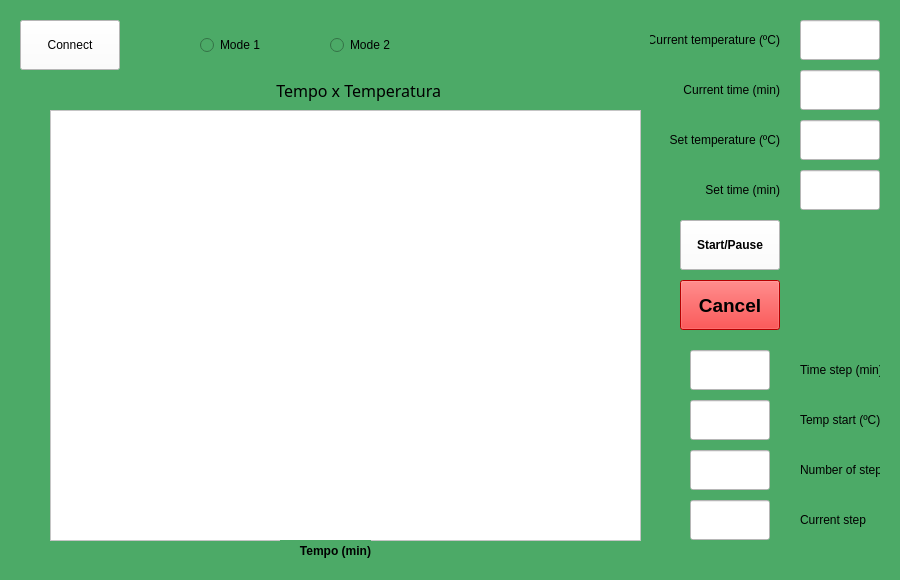
<?xml version="1.0" encoding="UTF-8"?>
<ui version="4.0">
 <class>MainWindow</class>
 <widget class="QMainWindow" name="MainWindow">
  <property name="geometry">
   <rect>
    <x>0</x>
    <y>0</y>
    <width>900</width>
    <height>580</height>
   </rect>
  </property>
  <property name="font">
   <font>
    <family>Arial Black</family>
    <weight>75</weight>
    <bold>true</bold>
   </font>
  </property>
  <property name="windowTitle">
   <string>MainWindow</string>
  </property>
  <property name="styleSheet">
   <string notr="true">background-color: rgb(76, 170, 103);</string>
  </property>
  <widget class="QWidget" name="centralwidget">
   <widget class="QPushButton" name="connButton">
    <property name="geometry">
     <rect>
      <x>20</x>
      <y>20</y>
      <width>100</width>
      <height>50</height>
     </rect>
    </property>
    <property name="minimumSize">
     <size>
      <width>100</width>
      <height>50</height>
     </size>
    </property>
    <property name="maximumSize">
     <size>
      <width>100</width>
      <height>50</height>
     </size>
    </property>
    <property name="styleSheet">
     <string notr="true">background-color: rgb(255, 255, 255);</string>
    </property>
    <property name="text">
     <string>Connect</string>
    </property>
   </widget>
   <widget class="QPushButton" name="startPause">
    <property name="geometry">
     <rect>
      <x>680</x>
      <y>220</y>
      <width>100</width>
      <height>50</height>
     </rect>
    </property>
    <property name="minimumSize">
     <size>
      <width>100</width>
      <height>50</height>
     </size>
    </property>
    <property name="maximumSize">
     <size>
      <width>100</width>
      <height>50</height>
     </size>
    </property>
    <property name="font">
     <font>
      <weight>75</weight>
      <bold>true</bold>
     </font>
    </property>
    <property name="styleSheet">
     <string notr="true">background-color: rgb(255, 255, 255);</string>
    </property>
    <property name="text">
     <string>Start/Pause</string>
    </property>
   </widget>
   <widget class="QPushButton" name="buttonCancel">
    <property name="geometry">
     <rect>
      <x>680</x>
      <y>280</y>
      <width>100</width>
      <height>50</height>
     </rect>
    </property>
    <property name="minimumSize">
     <size>
      <width>100</width>
      <height>50</height>
     </size>
    </property>
    <property name="maximumSize">
     <size>
      <width>100</width>
      <height>50</height>
     </size>
    </property>
    <property name="font">
     <font>
      <pointsize>14</pointsize>
      <weight>75</weight>
      <bold>true</bold>
     </font>
    </property>
    <property name="styleSheet">
     <string notr="true">background-color: rgb(255, 0, 0);</string>
    </property>
    <property name="text">
     <string>Cancel</string>
    </property>
   </widget>
   <widget class="QRadioButton" name="buttonM1">
    <property name="geometry">
     <rect>
      <x>200</x>
      <y>20</y>
      <width>100</width>
      <height>50</height>
     </rect>
    </property>
    <property name="minimumSize">
     <size>
      <width>100</width>
      <height>50</height>
     </size>
    </property>
    <property name="maximumSize">
     <size>
      <width>100</width>
      <height>50</height>
     </size>
    </property>
    <property name="text">
     <string>Mode 1</string>
    </property>
   </widget>
   <widget class="QRadioButton" name="buttonM2">
    <property name="geometry">
     <rect>
      <x>330</x>
      <y>20</y>
      <width>100</width>
      <height>50</height>
     </rect>
    </property>
    <property name="minimumSize">
     <size>
      <width>100</width>
      <height>50</height>
     </size>
    </property>
    <property name="maximumSize">
     <size>
      <width>100</width>
      <height>50</height>
     </size>
    </property>
    <property name="text">
     <string>Mode 2</string>
    </property>
   </widget>
   <widget class="QLineEdit" name="timeStepM2">
    <property name="geometry">
     <rect>
      <x>690</x>
      <y>350</y>
      <width>80</width>
      <height>40</height>
     </rect>
    </property>
    <property name="minimumSize">
     <size>
      <width>80</width>
      <height>40</height>
     </size>
    </property>
    <property name="maximumSize">
     <size>
      <width>80</width>
      <height>40</height>
     </size>
    </property>
    <property name="styleSheet">
     <string notr="true">background-color: rgb(255, 255, 255);</string>
    </property>
   </widget>
   <widget class="QLabel" name="labelTimeStepM2">
    <property name="geometry">
     <rect>
      <x>800</x>
      <y>350</y>
      <width>80</width>
      <height>40</height>
     </rect>
    </property>
    <property name="minimumSize">
     <size>
      <width>80</width>
      <height>40</height>
     </size>
    </property>
    <property name="maximumSize">
     <size>
      <width>80</width>
      <height>40</height>
     </size>
    </property>
    <property name="sizeIncrement">
     <size>
      <width>0</width>
      <height>0</height>
     </size>
    </property>
    <property name="text">
     <string>Time step (min)</string>
    </property>
   </widget>
   <widget class="QLineEdit" name="tempStartM2">
    <property name="geometry">
     <rect>
      <x>690</x>
      <y>400</y>
      <width>80</width>
      <height>40</height>
     </rect>
    </property>
    <property name="maximumSize">
     <size>
      <width>80</width>
      <height>40</height>
     </size>
    </property>
    <property name="styleSheet">
     <string notr="true">background-color: rgb(255, 255, 255);</string>
    </property>
   </widget>
   <widget class="QLabel" name="labelTempStartM2">
    <property name="geometry">
     <rect>
      <x>800</x>
      <y>400</y>
      <width>80</width>
      <height>40</height>
     </rect>
    </property>
    <property name="minimumSize">
     <size>
      <width>80</width>
      <height>40</height>
     </size>
    </property>
    <property name="maximumSize">
     <size>
      <width>80</width>
      <height>40</height>
     </size>
    </property>
    <property name="text">
     <string>Temp start (ºC)</string>
    </property>
   </widget>
   <widget class="QLineEdit" name="numbStepM2">
    <property name="geometry">
     <rect>
      <x>690</x>
      <y>450</y>
      <width>80</width>
      <height>40</height>
     </rect>
    </property>
    <property name="minimumSize">
     <size>
      <width>80</width>
      <height>40</height>
     </size>
    </property>
    <property name="maximumSize">
     <size>
      <width>80</width>
      <height>40</height>
     </size>
    </property>
    <property name="styleSheet">
     <string notr="true">background-color: rgb(255, 255, 255);</string>
    </property>
   </widget>
   <widget class="QLineEdit" name="showCurrStepM2">
    <property name="geometry">
     <rect>
      <x>690</x>
      <y>500</y>
      <width>80</width>
      <height>40</height>
     </rect>
    </property>
    <property name="minimumSize">
     <size>
      <width>80</width>
      <height>40</height>
     </size>
    </property>
    <property name="maximumSize">
     <size>
      <width>80</width>
      <height>40</height>
     </size>
    </property>
    <property name="styleSheet">
     <string notr="true">background-color: rgb(255, 255, 255);</string>
    </property>
   </widget>
   <widget class="QLabel" name="labelNumbStepsM2">
    <property name="geometry">
     <rect>
      <x>800</x>
      <y>450</y>
      <width>80</width>
      <height>40</height>
     </rect>
    </property>
    <property name="minimumSize">
     <size>
      <width>80</width>
      <height>40</height>
     </size>
    </property>
    <property name="maximumSize">
     <size>
      <width>80</width>
      <height>40</height>
     </size>
    </property>
    <property name="text">
     <string>Number of steps</string>
    </property>
   </widget>
   <widget class="QLabel" name="labelCurrStepM2">
    <property name="geometry">
     <rect>
      <x>800</x>
      <y>500</y>
      <width>80</width>
      <height>40</height>
     </rect>
    </property>
    <property name="minimumSize">
     <size>
      <width>80</width>
      <height>40</height>
     </size>
    </property>
    <property name="maximumSize">
     <size>
      <width>80</width>
      <height>40</height>
     </size>
    </property>
    <property name="text">
     <string>Current step</string>
    </property>
   </widget>
   <widget class="QLineEdit" name="showCurrTemp">
    <property name="geometry">
     <rect>
      <x>800</x>
      <y>20</y>
      <width>80</width>
      <height>40</height>
     </rect>
    </property>
    <property name="minimumSize">
     <size>
      <width>80</width>
      <height>40</height>
     </size>
    </property>
    <property name="maximumSize">
     <size>
      <width>80</width>
      <height>40</height>
     </size>
    </property>
    <property name="styleSheet">
     <string notr="true">background-color: rgb(255, 255, 255);</string>
    </property>
   </widget>
   <widget class="QLineEdit" name="showCurrTime">
    <property name="geometry">
     <rect>
      <x>800</x>
      <y>70</y>
      <width>80</width>
      <height>40</height>
     </rect>
    </property>
    <property name="minimumSize">
     <size>
      <width>80</width>
      <height>40</height>
     </size>
    </property>
    <property name="maximumSize">
     <size>
      <width>80</width>
      <height>40</height>
     </size>
    </property>
    <property name="styleSheet">
     <string notr="true">background-color: rgb(255, 255, 255);</string>
    </property>
   </widget>
   <widget class="QLineEdit" name="setTempM1">
    <property name="geometry">
     <rect>
      <x>800</x>
      <y>120</y>
      <width>80</width>
      <height>40</height>
     </rect>
    </property>
    <property name="minimumSize">
     <size>
      <width>80</width>
      <height>40</height>
     </size>
    </property>
    <property name="maximumSize">
     <size>
      <width>80</width>
      <height>40</height>
     </size>
    </property>
    <property name="styleSheet">
     <string notr="true">background-color: rgb(255, 255, 255);</string>
    </property>
   </widget>
   <widget class="QLineEdit" name="setTimeM1">
    <property name="geometry">
     <rect>
      <x>800</x>
      <y>170</y>
      <width>80</width>
      <height>40</height>
     </rect>
    </property>
    <property name="minimumSize">
     <size>
      <width>80</width>
      <height>40</height>
     </size>
    </property>
    <property name="maximumSize">
     <size>
      <width>80</width>
      <height>40</height>
     </size>
    </property>
    <property name="styleSheet">
     <string notr="true">background-color: rgb(255, 255, 255);</string>
    </property>
   </widget>
   <widget class="QLabel" name="labelCurrTemp">
    <property name="geometry">
     <rect>
      <x>650</x>
      <y>20</y>
      <width>130</width>
      <height>40</height>
     </rect>
    </property>
    <property name="minimumSize">
     <size>
      <width>130</width>
      <height>40</height>
     </size>
    </property>
    <property name="maximumSize">
     <size>
      <width>130</width>
      <height>40</height>
     </size>
    </property>
    <property name="text">
     <string>Current temperature (ºC)</string>
    </property>
    <property name="alignment">
     <set>Qt::AlignRight|Qt::AlignTrailing|Qt::AlignVCenter</set>
    </property>
   </widget>
   <widget class="QLabel" name="labelCurrTime">
    <property name="geometry">
     <rect>
      <x>650</x>
      <y>70</y>
      <width>130</width>
      <height>40</height>
     </rect>
    </property>
    <property name="minimumSize">
     <size>
      <width>130</width>
      <height>40</height>
     </size>
    </property>
    <property name="maximumSize">
     <size>
      <width>130</width>
      <height>40</height>
     </size>
    </property>
    <property name="text">
     <string>Current time (min)</string>
    </property>
    <property name="alignment">
     <set>Qt::AlignRight|Qt::AlignTrailing|Qt::AlignVCenter</set>
    </property>
   </widget>
   <widget class="QLabel" name="labelSetTempM1">
    <property name="geometry">
     <rect>
      <x>650</x>
      <y>120</y>
      <width>130</width>
      <height>40</height>
     </rect>
    </property>
    <property name="minimumSize">
     <size>
      <width>130</width>
      <height>40</height>
     </size>
    </property>
    <property name="maximumSize">
     <size>
      <width>130</width>
      <height>40</height>
     </size>
    </property>
    <property name="text">
     <string>Set temperature (ºC)</string>
    </property>
    <property name="alignment">
     <set>Qt::AlignRight|Qt::AlignTrailing|Qt::AlignVCenter</set>
    </property>
   </widget>
   <widget class="QLabel" name="setTimeText">
    <property name="geometry">
     <rect>
      <x>650</x>
      <y>170</y>
      <width>130</width>
      <height>40</height>
     </rect>
    </property>
    <property name="minimumSize">
     <size>
      <width>130</width>
      <height>40</height>
     </size>
    </property>
    <property name="maximumSize">
     <size>
      <width>130</width>
      <height>40</height>
     </size>
    </property>
    <property name="text">
     <string>Set time (min)</string>
    </property>
    <property name="alignment">
     <set>Qt::AlignRight|Qt::AlignTrailing|Qt::AlignVCenter</set>
    </property>
   </widget>
   <widget class="QGraphicsView" name="graphicsView">
    <property name="geometry">
     <rect>
      <x>50</x>
      <y>110</y>
      <width>591</width>
      <height>431</height>
     </rect>
    </property>
    <property name="minimumSize">
     <size>
      <width>591</width>
      <height>431</height>
     </size>
    </property>
    <property name="maximumSize">
     <size>
      <width>800</width>
      <height>600</height>
     </size>
    </property>
    <property name="styleSheet">
     <string notr="true">background-color: rgb(255, 255, 255);</string>
    </property>
   </widget>
   <widget class="QLabel" name="titleGraphic">
    <property name="geometry">
     <rect>
      <x>240</x>
      <y>70</y>
      <width>201</width>
      <height>40</height>
     </rect>
    </property>
    <property name="minimumSize">
     <size>
      <width>201</width>
      <height>40</height>
     </size>
    </property>
    <property name="maximumSize">
     <size>
      <width>201</width>
      <height>40</height>
     </size>
    </property>
    <property name="font">
     <font>
      <family>Arial Black</family>
      <pointsize>12</pointsize>
     </font>
    </property>
    <property name="text">
     <string>Tempo x Temperatura</string>
    </property>
    <property name="alignment">
     <set>Qt::AlignRight|Qt::AlignTrailing|Qt::AlignVCenter</set>
    </property>
   </widget>
   <widget class="QLabel" name="xaxisGraphic">
    <property name="geometry">
     <rect>
      <x>280</x>
      <y>540</y>
      <width>91</width>
      <height>21</height>
     </rect>
    </property>
    <property name="minimumSize">
     <size>
      <width>91</width>
      <height>21</height>
     </size>
    </property>
    <property name="maximumSize">
     <size>
      <width>91</width>
      <height>21</height>
     </size>
    </property>
    <property name="font">
     <font>
      <weight>75</weight>
      <bold>true</bold>
     </font>
    </property>
    <property name="text">
     <string>Tempo (min)</string>
    </property>
    <property name="alignment">
     <set>Qt::AlignRight|Qt::AlignTrailing|Qt::AlignVCenter</set>
    </property>
   </widget>
  </widget>
 </widget>
 <resources/>
 <connections/>
</ui>
